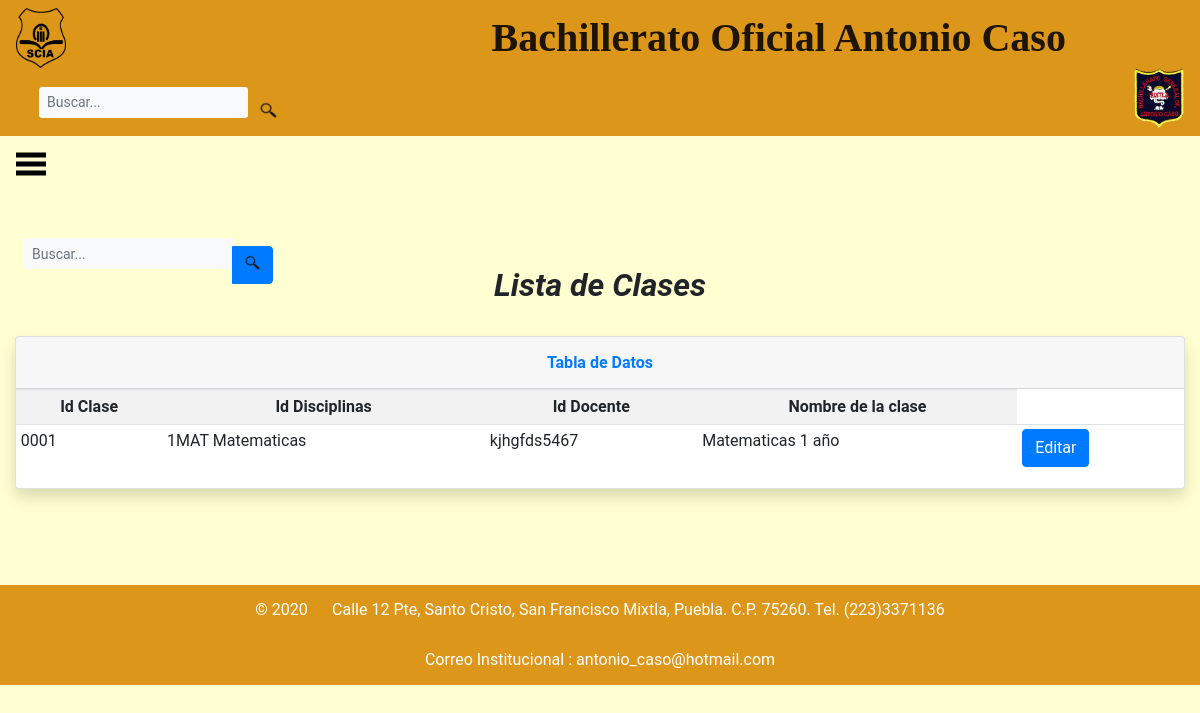
Before: /Clases/ListaDetalleClases/ with the older database file.
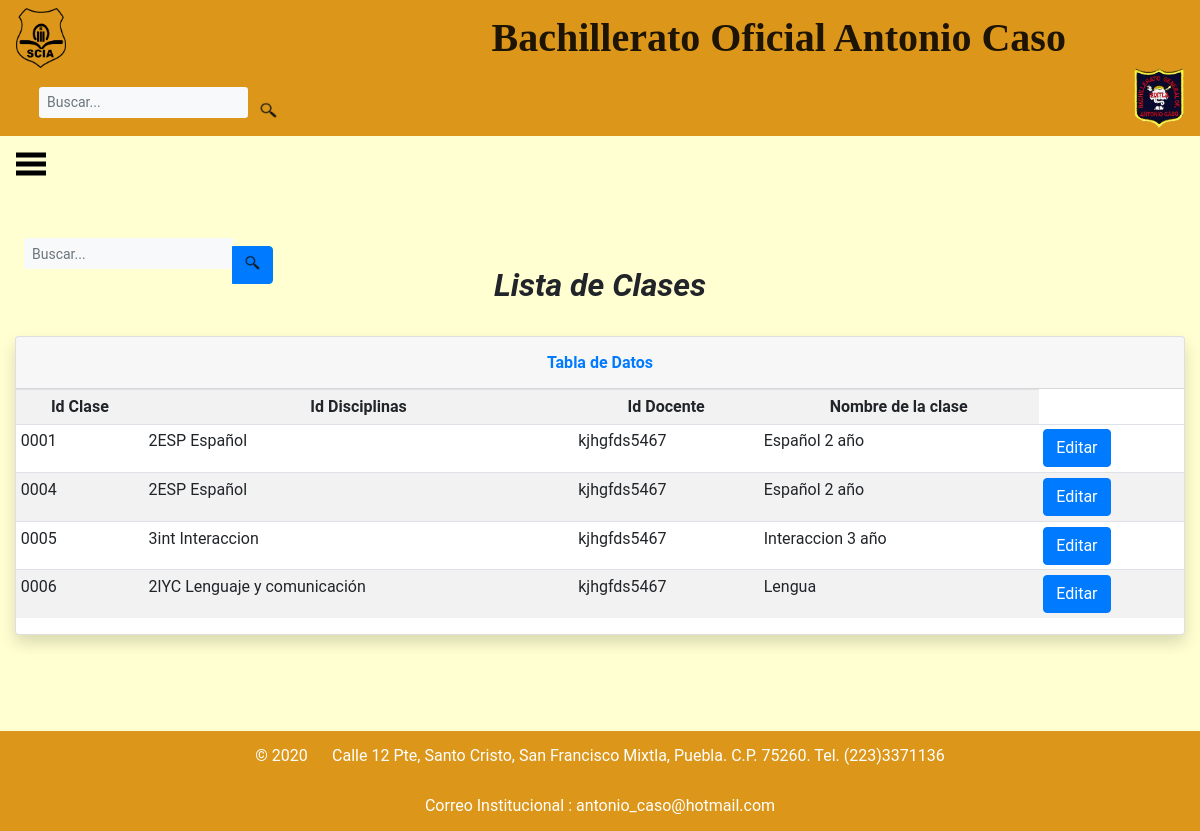
After: the same page with the newer database file.
### base_SCIA/models/clase.py (models this page shows, shortened)
class Clase(models.Model):
	Id_Clase = models.CharField(
		primary_key = True,
		max_length=4,
		)
	Id_Disciplina = models.ForeignKey(
		'Disciplinas',
		on_delete=models.CASCADE,
		)
	Id_Docente = models.ForeignKey(
		'Docente',
		on_delete=models.CASCADE,
		)
	Nombre_Clase = models.CharField(
		max_length=30,
		)

### base_SCIA/models/disciplinas.py (models this page shows)
class Disciplinas(models.Model):
	Id_Disciplina = models.CharField(
		primary_key = True,
		max_length=4,
		)
	Nombre_Disciplina = models.CharField(
		max_length=30,
		)
	def __str__(self):
		return '%s %s' % (self.Id_Disciplina, self.Nombre_Disciplina)

### base_SCIA/models/docente.py (models this page shows)
class Docente(models.Model):
	Cedula_Profesional = models.CharField(
		primary_key = True,
		max_length=20,
		)
	Id_Aspirante = models.ForeignKey('Datos_Aspirantes',
		on_delete=models.CASCADE,
		)
	Grupo_Tutorado = models.CharField(max_length=30,
		)
	def __str__(self):
		return '%s ' % (self.Cedula_Profesional)

### base_SCIA/views.py (the view)
# urls.py: url(r'^Clases/ListaDetalleClases/$', views.listar_clases),
def listar_clases(request):
	busqueda = request.POST.get("buscarc") #Recuperamos la busqueda del usuario
	clases = Clase.objects.all()
	if busqueda: #Preguntando si busqueda está llena
		clases = Clase.objects.filter(
			Q(Id_Clase__icontains = busqueda)
		).distinct()
	return render(request, 'ListaDetalleClases.html', {'clases':clases})

### base_SCIA/templates/ListaDetalleClases.html (shortened to what this page needs)
<!DOCTYPE html>
<html>
<head style="background-color: #FFFFD1;">
	{%load static%}
	{% load bootstrap4%}
	{% bootstrap_css %}
	{%include 'encabezadoC.html'%}
	{%include 'lateral.html'%}
	{% block buscador %}
	<form class="d-none d-sm-inline-block form-inline mr-auto ml-md-3 my-2 my-md-0 mw-100 navbar-search form-control-sm " method="POST"> {% csrf_token %}
		<div class="input-group" align="right">
			<input type="text" class="form-control bg-light border-0 small form-control-sm" placeholder="Buscar..." name="buscarc" value="{{ request.POST.buscarc }}">
			<div class="input-group-append" align="right">
				<button class="btn btn-primary" type="submit" >
					<input type=image src="{% static 'base_aspirantes/images/encabezado/busqueda.png'%}" width="15" height="15">
				</button>
			</div>
		</div>
	</form>
	{% endblock buscador %}
</head>
<body style="background-color: #FFFFD1; font-family: Roboto;">
	<center><h2><b><i> Lista de Clases</i></b></h2></center>
	<br>
	<div class="container-fluid">
		<div class="card shadow mb-4">
			<div class="card-header py-3">
				<h6 class="m-0 font-weight-bold text-primary" align="center">Tabla de Datos</h6>
			</div>
			{% if clases %}
			<div class="table-responsive" >
				<table class="table table-striped table-hover table-sm " >
					<tr align="center">
						<td> <b> Id Clase</b></td>
						<td> <b> Id Disciplinas</b></td>
						<td> <b> Id Docente</b></td>
						<td> <b> Nombre de la clase</b></td>
					</tr>
					{% for s in clases %}
					<tr>
					<td> {{s.Id_Clase}} </td>
					<td> {{s.Id_Disciplina}} </td>
					<td> {{s.Id_Docente}} </td>
					<td> {{s.Nombre_Clase}} </td>
					<td>
						<a class = "btn btn-primary" href=" {% url 'ClasesEditar' s.Id_Clase %}">Editar</a>
					</td>
					{% endfor %}
				</table>
			</div>
			{% else %}
			<h5>No hay Registros</h5>
			{% endif%}
		</div>
	</div>
</body>
<br>
<br>
<br>
<footer>
	{%include 'footer.html'%}
</footer>
</html>

Changed rows visible on the page:
changed Clase id 0001: Id_Disciplina "1MAT Matematicas" → "2ESP Español"; Nombre_Clase "Matematicas 1 año" → "Español 2 año"
added Clase: Id_Clase "0004", Id_Disciplina "2ESP Español", Id_Docente "kjhgfds5467", Nombre_Clase "Español 2 año"
added Clase: Id_Clase "0005", Id_Disciplina "3int Interaccion", Id_Docente "kjhgfds5467", Nombre_Clase "Interaccion 3 año"
added Clase: Id_Clase "0006", Id_Disciplina "2lYC Lenguaje y comunicación", Id_Docente "kjhgfds5467", Nombre_Clase "Lengua"
